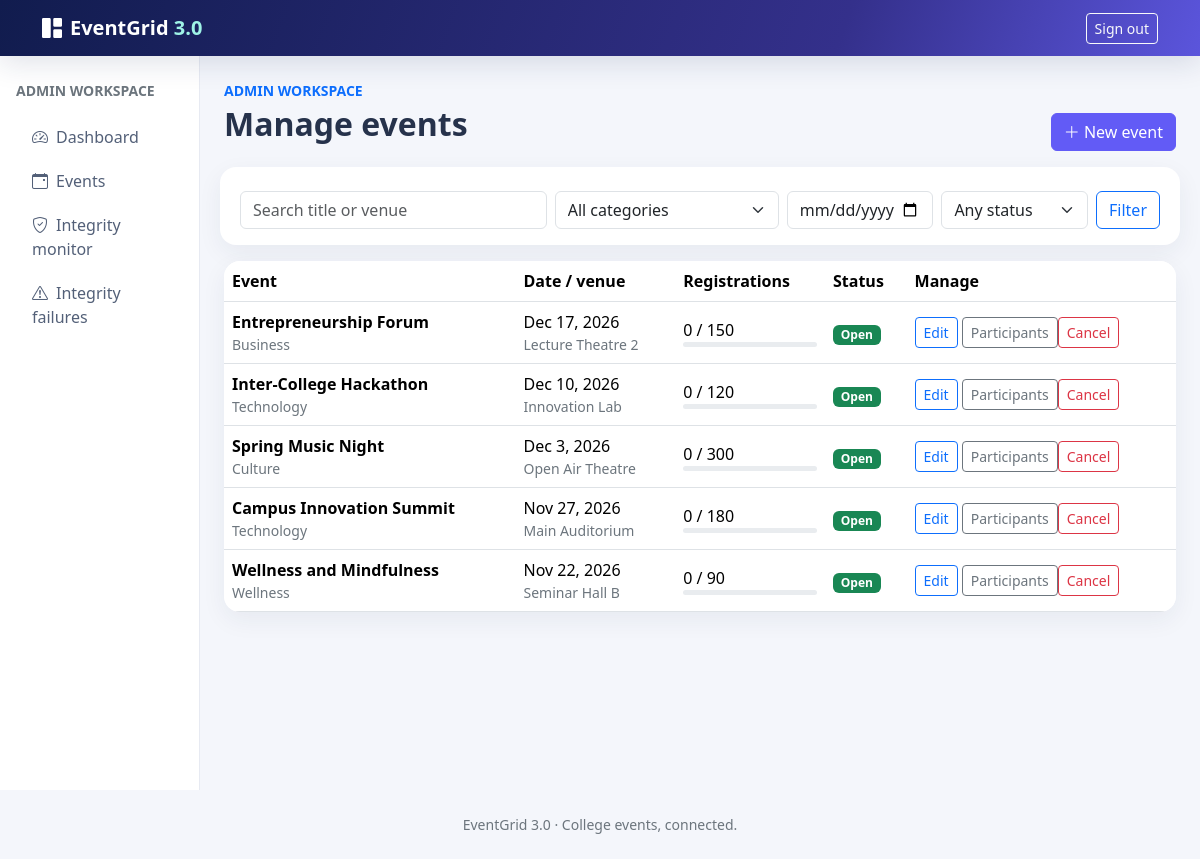
/admin/events.php (signed in), run on the app's committed database.
### tables this page shows
CREATE TABLE events (
  id BIGINT UNSIGNED AUTO_INCREMENT PRIMARY KEY,
  title VARCHAR(180) NOT NULL,
  description TEXT NOT NULL,
  category VARCHAR(80) NOT NULL,
  venue VARCHAR(180) NOT NULL,
  event_date DATE NOT NULL,
  start_time TIME NOT NULL,
  end_time TIME NOT NULL,
  reg_deadline DATETIME NOT NULL,
  max_participants INT UNSIGNED NOT NULL,
  poster VARCHAR(255) NULL,
  status ENUM('Open','Closed','Cancelled') NOT NULL DEFAULT 'Open',
  created_by BIGINT UNSIGNED NULL,
  created_at TIMESTAMP NOT NULL DEFAULT CURRENT_TIMESTAMP,
  updated_at TIMESTAMP NOT NULL DEFAULT CURRENT_TIMESTAMP ON UPDATE CURRENT_TIMESTAMP,
  deleted_at DATETIME NULL,
  CONSTRAINT fk_events_admin FOREIGN KEY (created_by) REFERENCES users(id) ON DELETE SET NULL,
  INDEX idx_events_date_status (event_date, status),
  INDEX idx_events_category (category)
);

### includes/functions.php (called while the page is built, shortened)
<?php
require_once __DIR__ . '/db.php';
function e(?string $value): string { return htmlspecialchars($value ?? '', ENT_QUOTES | ENT_SUBSTITUTE, 'UTF-8'); }
function url(string $path = ''): string { return rtrim(BASE_URL, '/') . ($path === '' ? '' : '/' . ltrim($path, '/')); }
function current_user(): ?array { return $_SESSION['user'] ?? null; }
function send_page_reminders(): void
{
    require_once dirname(__DIR__) . '/cron/reminder_runner.php';
    run_reminders();
}

### includes/db.php (called while the page is built, shortened)
<?php
function db(): PDO
{
    static $pdo;
    if (!$pdo) {
        $pdo = new PDO(
            'mysql:host=' . DB_HOST . ';dbname=' . DB_NAME . ';charset=utf8mb4',
            DB_USER,
            DB_PASS,
            [PDO::ATTR_ERRMODE => PDO::ERRMODE_EXCEPTION, PDO::ATTR_DEFAULT_FETCH_MODE => PDO::FETCH_ASSOC, PDO::ATTR_EMULATE_PREPARES => false]
        );
    }
    return $pdo;
}

### cron/reminder_runner.php (called while the page is built, shortened)
<?php
require_once dirname(__DIR__).'/includes/functions.php';
function run_reminders(): int
{
    $events=db()->query("SELECT id,title,event_date FROM events WHERE status='Open' AND deleted_at IS NULL AND event_date=DATE_ADD(CURDATE(),INTERVAL 1 DAY)")->fetchAll();
    $sent=0;
    return $sent;
}

### includes/auth.php (called while the page is built, shortened)
<?php
require_once __DIR__ . '/functions.php';
send_page_reminders();

### admin/events.php (the view, shortened to what this page needs)
<?php
require_once dirname(__DIR__).'/includes/functions.php';$admin=require_role('admin');
$q=trim((string)($_GET['q']??''));$category=(string)($_GET['category']??'');$status=(string)($_GET['status']??'');$date=(string)($_GET['date']??'');$page=max(1,(int)($_GET['page']??1));$limit=10;$where=['deleted_at IS NULL'];$params=[];if($q!==''){$where[]='(title LIKE ? OR venue LIKE ?)';$params[]='%'.$q.'%';$params[]='%'.$q.'%';}if($category!==''){$where[]='category=?';$params[]=$category;}if(in_array($status,['Open','Closed','Cancelled'],true)){$where[]='status=?';$params[]=$status;}if(valid_iso_date($date)){$where[]='event_date=?';$params[]=$date;}$clause=implode(' AND ',$where);$count=db()->prepare("SELECT COUNT(*) FROM events WHERE $clause");$count->execute($params);$total=(int)$count->fetchColumn();$s=db()->prepare("SELECT * FROM events WHERE $clause ORDER BY event_date DESC LIMIT $limit OFFSET ".(($page-1)*$limit));$s->execute($params);$events=$s->fetchAll();$cats=db()->query('SELECT DISTINCT category FROM events ORDER BY category')->fetchAll(PDO::FETCH_COLUMN);$pageTitle='Manage events';require dirname(__DIR__).'/includes/header.php';
?>
<div class="d-flex justify-content-between align-items-end mb-4"><div><p class="text-primary text-uppercase small fw-bold mb-1">Admin workspace</p><h1 class="h2 fw-bold">Manage events</h1></div><a class="btn btn-primary" href="<?=e(url('admin/event_form.php'))?>"><i class="bi bi-plus-lg"></i> New event</a></div>
<form class="card p-3 mb-3 row g-2 flex-row"><div class="col-md"><input class="form-control" name="q" value="<?=e($q)?>" placeholder="Search title or venue"></div><div class="col-md-3"><select class="form-select" name="category"><option value="">All categories</option><?php foreach($cats as $c):?><option <?= $category===$c?'selected':''?>><?=e($c)?></option><?php endforeach;?></select></div><div class="col-md-2"><input class="form-control" type="date" name="date" value="<?=e($date)?>" aria-label="Event date"></div><div class="col-md-2"><select class="form-select" name="status"><option value="">Any status</option><?php foreach(['Open','Closed','Cancelled'] as $st):?><option <?= $status===$st?'selected':''?>><?=e($st)?></option><?php endforeach;?></select></div><div class="col-auto"><button class="btn btn-outline-primary">Filter</button></div></form>
<div class="card table-responsive"><table class="table mb-0"><thead><tr><th>Event</th><th>Date / venue</th><th>Registrations</th><th>Status</th><th>Manage</th></tr></thead><tbody><?php foreach($events as $event):$s=db()->prepare("SELECT COUNT(*) FROM registrations WHERE event_id=? AND status<>'Cancelled'");$s->execute([$event['id']]);$num=(int)$s->fetchColumn();?><tr><td><strong><?=e($event['title'])?></strong><div class="small text-secondary"><?=e($event['category'])?></div></td><td><?=e(date('M j, Y',strtotime($event['event_date'])))?><div class="small text-secondary"><?=e($event['venue'])?></div></td><td><?=$num?> / <?=e((string)$event['max_participants'])?><div class="progress" style="height:5px"><div class="progress-bar" style="width:<?=min(100,(int)round($num/max(1,(int)$event['max_participants'])*100))?>%"></div></div></td><td><span class="badge <?=$event['status']==='Open'?'text-bg-success':($event['status']==='Cancelled'?'text-bg-danger':'text-bg-secondary')?>"><?=e($event['status'])?></span></td><td class="text-nowrap"><a class="btn btn-sm btn-outline-primary" href="<?=e(url('admin/event_form.php?id='.(int)$event['id']))?>">Edit</a> <a class="btn btn-sm btn-outline-secondary" href="<?=e(url('admin/participants.php?event='.(int)$event['id']))?>">Participants</a><form class="d-inline" method="post"><?=csrf_field()?><input type="hidden" name="id" value="<?=(int)$event['id']?>"><button class="btn btn-sm btn-outline-danger" data-confirm="Cancel this event and notify all registered students?">Cancel</button></form></td></tr><?php endforeach;?><?php if(!$events):?><tr><td colspan="5" class="empty-state">No events found.</td></tr><?php endif;?></tbody></table></div>
<?php require dirname(__DIR__).'/includes/footer.php';?>

### includes/header.php (shortened to what this page needs)
<?php
require_once __DIR__ . '/auth.php';
$me = current_user();
$navBase = $me && $me['role'] === 'admin' ? 'admin' : 'student';
?>
<!doctype html>
<html lang="en">
<head>
  <link href="https://cdn.jsdelivr.net/npm/bootstrap@5.3.3/dist/css/bootstrap.min.css" rel="stylesheet">
  <link href="https://cdn.jsdelivr.net/npm/bootstrap-icons@1.11.3/font/bootstrap-icons.min.css" rel="stylesheet">
  <link href="<?= e(url('assets/css/app.css')) ?>" rel="stylesheet">
</head>
<body>
<nav class="navbar navbar-expand-lg navbar-dark app-nav">
 <div class="container"><a class="navbar-brand fw-bold" href="<?= e(url($me ? "$navBase/dashboard.php" : 'index.php')) ?>"><i class="bi bi-grid-1x2-fill me-2"></i>EventGrid <span>3.0</span></a>
 <div class="collapse navbar-collapse" id="nav"><div class="navbar-nav ms-auto align-items-lg-center">
 <?php if ($me): ?><a class="btn btn-sm btn-outline-light ms-lg-2" href="<?= e(url('logout.php')) ?>">Sign out</a>
 <?php else: ?><a class="nav-link" href="<?= e(url('login.php')) ?>">Sign in</a><a class="btn btn-sm btn-light ms-lg-2" href="<?= e(url('signup.php')) ?>">Create account</a><?php endif; ?>
 </div></div></div>
</nav>
<?php if ($me && $me['role']==='admin'): ?>
<div class="container-fluid"><div class="row">
<aside class="col-md-3 col-lg-2 admin-sidebar py-4 px-3">
 <div class="small text-uppercase fw-bold text-secondary mb-3">Admin workspace</div>
 <nav class="nav nav-pills flex-column gap-1">
  <a class="nav-link" href="<?= e(url('admin/dashboard.php')) ?>"><i class="bi bi-speedometer2 me-2"></i>Dashboard</a>
  <a class="nav-link" href="<?= e(url('admin/events.php')) ?>"><i class="bi bi-calendar-event me-2"></i>Events</a>
  <a class="nav-link" href="<?= e(url('admin/integrity_monitor.php')) ?>"><i class="bi bi-shield-check me-2"></i>Integrity monitor</a>
  <a class="nav-link" href="<?= e(url('admin/integrity_failures.php')) ?>"><i class="bi bi-exclamation-triangle me-2"></i>Integrity failures</a>
 </nav>
</aside>
<main class="col-md-9 col-lg-10 py-4 px-md-4">
<?php else: ?>
<main class="container py-4">
<?php endif; ?>

### includes/footer.php (shortened to what this page needs)
<?php if (current_user() && current_user()['role']==='admin'): ?>
</main></div></div>
<footer class="container-fluid py-4 text-center text-secondary small">EventGrid 3.0 · College events, connected.</footer>
<?php else: ?>
</main>
<footer class="container py-4 text-center text-secondary small">EventGrid 3.0 · College events, connected.</footer>
<?php endif; ?>
</body></html>

### assets/css/app.css (style rules this page uses)
:root { --ink:#172554;--accent:#625bf6;--mist:#f4f6fb;--teal:#15b8a6 }
body { background:var(--mist);color:#26324b;min-height:100vh }
.app-nav { background:linear-gradient(110deg,#111c4e,#34308b 70%,#5b55dc);box-shadow:0 8px 28px #17255420 }
.navbar-brand span { color:#9ff3e6 }
.card { border:0;border-radius:1rem;box-shadow:0 8px 25px #1a2b5210 }
.btn-primary { background:var(--accent);border-color:var(--accent) }
.table { vertical-align:middle }
.admin-sidebar { background:#fff;min-height:calc(100vh - 66px);border-right:1px solid #e7eaf2 }
.admin-sidebar .nav-link { color:#536078;border-radius:.75rem }

### data on the page
events: title "Entrepreneurship Forum", category "Business", event_date "Dec 17, 2026", venue "Lecture Theatre 2", num "0", max_participants "150", status "Open"
events: title "Inter-College Hackathon", category "Technology", event_date "Dec 10, 2026", venue "Innovation Lab", num "0", max_participants "120", status "Open"
events: title "Spring Music Night", category "Culture", event_date "Dec 3, 2026", venue "Open Air Theatre", num "0", max_participants "300", status "Open"
events: title "Campus Innovation Summit", category "Technology", event_date "Nov 27, 2026", venue "Main Auditorium", num "0", max_participants "180", status "Open"
events: title "Wellness and Mindfulness", category "Wellness", event_date "Nov 22, 2026", venue "Seminar Hall B", num "0", max_participants "90", status "Open"
